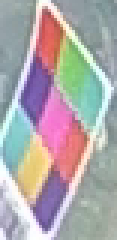
//> input picture data/hi1.png, 39 x 80 px (shown 3 times larger)
$ ./main ../data/hi1.png   (built with g++ and OpenCV 4)
//> lines starting //> are read from the running program, lines starting //| are printed output that depends on the picture; after the words box and inside, x2 and y2 are one past the last pixel; in counts of white or black regions, pixels touching at a corner belong together
### include/coverage.hpp
#pragma once
#include "types.hpp"
#include <opencv2/opencv.hpp>

struct CoverageResult {
    double hull_area = 0.0;
    double bbox_area = 0.0;
    double image_area = 0.0;
    double ratio_bbox = 0.0; // hull / bbox (Internal verification )
    double ratio = 0.0; // hull / image (the output)
    std::vector<cv::Point2f> hull;
};

// Builds convex hull from grid rect corners and computes coverage ratios.
// img_size inorder to compute hull/image.
CoverageResult compute_coverage_from_grid(const Patch grid[3][3], const cv::Size& img_size);

### include/grid_detector.hpp
#pragma once
#include "types.hpp"
#include <opencv2/opencv.hpp>

struct GridParams {
    float cvx_thresh = 0.55f;
    float cvy_thresh = 0.65f;
    float coverage_thresh  = 0.45f;
    float coverage_fallback= 0.55f;
    float coverage_soft    = 0.50f;
    bool  debug = false;
};

// Runs PCA, row/col KMeans, greedy assignment, spacing checks.
// Fills GridDetection and returns FailureReason (or NONE).
FailureReason detect_grid_and_spacing(
    const std::vector<Patch>& patches,
    GridDetection& out,
    const GridParams& params);

### include/color_segmentation.hpp
#pragma once
#include "types.hpp"
#include <vector>
#include <opencv2/opencv.hpp>

struct SegmentationParams {
    double min_area_ratio = 0.0006; // relative to image area
    double max_area_ratio = 0.2;
    bool   debug = false;
};

std::vector<Patch> segment_color_patches(const cv::Mat& bgr, const SegmentationParams& params);

### include/types.hpp
#pragma once
#include <opencv2/opencv.hpp>
#include <string>

struct Patch {
    std::string color;
    cv::Rect    box;
    cv::Point2f center;
    double      area;
    int         id;
};

enum class FailureReason {
    NONE = 0,
    FEW_PATCHES = 1,
    ASSIGN_GRID = 2,
    SPACING = 3,
    SMALL_HULL = 4,
    BAD_BBOX = 5,
    LOW_COVERAGE = 6
};

// [12 lines left out: function fr_to_cstr, not called in this run]

// A light wrapper to return what main needs
struct GridDetection {
    bool ok = false;                // 3×3 assigned?
    Patch grid[3][3];               // final grid
    std::vector<cv::Point2f> rot;   // rotated centers (x',y')
    float cvx = 1e9f, cvy = 1e9f;   // spacing CVs
    bool spacing_ok = false;        // spacing gate
};

### src/coverage.cpp
#include "coverage.hpp"
#include <cfloat>
using namespace cv;

CoverageResult compute_coverage_from_grid(const Patch grid[3][3], const cv::Size& img_size) {
    CoverageResult r;
    std::vector<Point2f> corners; corners.reserve(9 * 4);
    float minx = +FLT_MAX, miny = +FLT_MAX, maxx = -FLT_MAX, maxy = -FLT_MAX;

    for (int i = 0;i < 3;++i) for (int j = 0;j < 3;++j) {
        const Rect& b = grid[i][j].box;
        corners.emplace_back((float)b.x, (float)b.y);
        corners.emplace_back((float)(b.x + b.width), (float)b.y);
        corners.emplace_back((float)(b.x + b.width), (float)(b.y + b.height));
        corners.emplace_back((float)b.x, (float)(b.y + b.height));

        minx = std::min(minx, (float)b.x);
        miny = std::min(miny, (float)b.y);
        maxx = std::max(maxx, (float)(b.x + b.width));
        maxy = std::max(maxy, (float)(b.y + b.height));
    }

    convexHull(corners, r.hull);
    if (r.hull.size() < 3) return r;

    r.hull_area = std::abs(contourArea(r.hull));

    double bbox_w = std::max(0.f, maxx - minx);
    double bbox_h = std::max(0.f, maxy - miny);
    r.bbox_area = (double)bbox_w * (double)bbox_h;

    r.image_area = (double)img_size.width * (double)img_size.height;

    if (r.bbox_area > 0.0) r.ratio_bbox = r.hull_area / r.bbox_area;
    if (r.image_area > 0.0) r.ratio = r.hull_area / r.image_area;

    return r;
}

### src/grid_detector.cpp
#include "grid_detector.hpp"
using namespace cv;
using std::vector;

static void pca_rotate(const std::vector<cv::Point2f>& pts,
                       std::vector<cv::Point2f>& rotated,
                       cv::Point2f& mean,
                       cv::Mat& eigvecs) {
    Mat data((int)pts.size(), 2, CV_32F);
    for (int i=0;i<(int)pts.size();++i){ data.at<float>(i,0)=pts[i].x; data.at<float>(i,1)=pts[i].y; }
    PCA pca(data, Mat(), PCA::DATA_AS_ROW);
    eigvecs = pca.eigenvectors.clone();
    mean = Point2f(pca.mean.at<float>(0,0), pca.mean.at<float>(0,1));
    rotated.resize(pts.size());
    for (int i=0;i<(int)pts.size();++i) {
        Vec2f v(pts[i].x-mean.x, pts[i].y-mean.y);
        Mat vm = (Mat_<float>(1,2) << v[0], v[1]);
        Mat r = vm * eigvecs.t();
        rotated[i] = Point2f(r.at<float>(0,0), r.at<float>(0,1));
    }
}

static float stdev(const std::vector<float>& v){
    if (v.size()<2) return 0.f;
    float m=0.f; for(float x:v) m+=x; m/= (float)v.size();
    float s2=0.f; for(float x:v) s2+=(x-m)*(x-m);
    return std::sqrt(s2/(float)(v.size()-1));
}

FailureReason detect_grid_and_spacing(
    const std::vector<Patch>& patches,
    GridDetection& out,
    const GridParams& params)
{
    if (patches.size() < 3) return FailureReason::FEW_PATCHES;

    // PCA rotate
    std::vector<Point2f> centers; centers.reserve(patches.size());
    for (auto& p: patches) centers.push_back(p.center);
    Point2f meanP; Mat eigvecs;
    pca_rotate(centers, out.rot, meanP, eigvecs);

    // KMeans rows (y')
    Mat sampY((int)patches.size(),1,CV_32F);
    for (int i=0;i<(int)patches.size();++i) sampY.at<float>(i,0)=out.rot[i].y;
    Mat labelsY, centersY;
    kmeans(sampY, 3, labelsY, TermCriteria(TermCriteria::EPS+TermCriteria::MAX_ITER,100,1e-3), 5, KMEANS_PP_CENTERS, centersY);

    struct ClusterInfo{ float cy; int k; };
    std::vector<ClusterInfo> orderY; orderY.reserve(3);
    for (int k=0;k<3;++k) orderY.push_back({ centersY.at<float>(k,0), k });
    std::sort(orderY.begin(), orderY.end(), [](auto&a, auto&b){ return a.cy<b.cy; });
    int label2row[3]; for (int r=0;r<3;++r) label2row[orderY[r].k]=r;

    // KMeans cols (x')
    Mat sampX((int)patches.size(),1,CV_32F);
    for (int i=0;i<(int)patches.size();++i) sampX.at<float>(i,0)=out.rot[i].x;
    Mat labelsX, centersX;
    kmeans(sampX, 3, labelsX, TermCriteria(TermCriteria::EPS+TermCriteria::MAX_ITER,100,1e-3), 5, KMEANS_PP_CENTERS, centersX);

    struct Cx{ float x; int k; };
    std::vector<Cx> orderX; orderX.reserve(3);
    for (int k=0;k<3;++k) orderX.push_back({ centersX.at<float>(k,0), k });
    std::sort(orderX.begin(), orderX.end(), [](auto&a, auto&b){ return a.x<b.x; });
    int label2col[3]; for (int c=0;c<3;++c) label2col[orderX[c].k]=c;

    // Row/Col centers in x',y'
    float rowCenterY[3], colCenterX[3];
    std::vector<std::vector<int>> byRow(3), byCol(3);
    for (int idx=0; idx<(int)patches.size(); ++idx) {
        int r = label2row[labelsY.at<int>(idx,0)];
        int c = label2col[labelsX.at<int>(idx,0)];
        byRow[r].push_back(idx);
        byCol[c].push_back(idx);
    }
    for (int r=0;r<3;++r){
        if (byRow[r].empty()) rowCenterY[r] = centersY.at<float>(orderY[r].k,0);
        else {
            float s=0.f; for(int idx:byRow[r]) s += out.rot[idx].y;
            rowCenterY[r]= s/(float)byRow[r].size();
        }
    }
    for (int c=0;c<3;++c){
        if (byCol[c].empty()) colCenterX[c] = centersX.at<float>(orderX[c].k,0);
        else {
            float s=0.f; for(int idx:byCol[c]) s += out.rot[idx].x;
            colCenterX[c]= s/(float)byCol[c].size();
        }
    }

    // Greedy assignment to 9 intersections
    struct Cand { int r,c,idx; float d; };
    std::vector<Cand> cands; cands.reserve(patches.size()*9);
    for (int r=0;r<3;++r) for(int c=0;c<3;++c){
        for (int idx=0; idx<(int)patches.size(); ++idx){
            int rr = label2row[labelsY.at<int>(idx,0)];
            int cc = label2col[labelsX.at<int>(idx,0)];
            float bonus = (rr==r) + (cc==c);
            float dx = out.rot[idx].x - colCenterX[c];
            float dy = out.rot[idx].y - rowCenterY[r];
            float d = std::abs(dx) + std::abs(dy);
            d /= (1.0f + 0.25f*bonus);
            cands.push_back({r,c,idx,d});
        }
    }
    std::sort(cands.begin(), cands.end(), [](auto&a, auto&b){ return a.d<b.d; });

    bool cell_used[3][3] = {{0}};
    std::vector<char> patch_used(patches.size(), 0);
    int assigned = 0;
    for (const auto& c : cands) {
        if (cell_used[c.r][c.c]) continue;
        if (patch_used[c.idx]) continue;
        out.grid[c.r][c.c] = patches[c.idx];
        cell_used[c.r][c.c] = true;
        patch_used[c.idx] = 1;
        if (++assigned==9) break;
    }
    if (assigned != 9) return FailureReason::ASSIGN_GRID;

    // Spacing check on rotated coords
    auto sort_row_by_xp = [&](int r){
        std::array<Patch,3> row = { out.grid[r][0], out.grid[r][1], out.grid[r][2] };
        std::sort(row.begin(), row.end(), [&](const Patch&a,const Patch&b){ return out.rot[a.id].x < out.rot[b.id].x; });
        return row;
    };
    auto sort_col_by_yp = [&](int c){
        std::array<Patch,3> col = { out.grid[0][c], out.grid[1][c], out.grid[2][c] };
        std::sort(col.begin(), col.end(), [&](const Patch&a,const Patch&b){ return out.rot[a.id].y < out.rot[b.id].y; });
        return col;
    };
    auto mean_vec = [](const std::vector<float>& v){ float s=0.f; for(float x:v) s+=x; return v.empty()?0.f:s/(float)v.size(); };

    bool grid_failed=false;
    std::vector<float> dx_norm, dy_norm;
    for (int r=0;r<3;++r){
        auto row = sort_row_by_xp(r);
        float x1=out.rot[row[0].id].x, x2=out.rot[row[1].id].x, x3=out.rot[row[2].id].x;
        float d1=x2-x1, d2=x3-x2; if (d1<=0 || d2<=0) { grid_failed=true; break; }
        float m=0.5f*(d1+d2); if (m<=0) { grid_failed=true; break; }
        dx_norm.push_back(d1/m); dx_norm.push_back(d2/m);
    }
    if (!grid_failed){
        for (int c=0;c<3;++c){
            auto col = sort_col_by_yp(c);
            float y1=out.rot[col[0].id].y, y2=out.rot[col[1].id].y, y3=out.rot[col[2].id].y;
            float d1=y2-y1, d2=y3-y2; if (d1<=0 || d2<=0) { grid_failed=true; break; }
            float m=0.5f*(d1+d2); if (m<=0) { grid_failed=true; break; }
            dy_norm.push_back(d1/m); dy_norm.push_back(d2/m);
        }
    }
    if (grid_failed || dx_norm.size()!=6 || dy_norm.size()!=6) return FailureReason::SPACING;

    float meanDxN=mean_vec(dx_norm), meanDyN=mean_vec(dy_norm);
    if (meanDxN<=0 || meanDyN<=0) return FailureReason::SPACING;

    float sdDxN=stdev(dx_norm), sdDyN=stdev(dy_norm);
    out.cvx = sdDxN/meanDxN;
    out.cvy = sdDyN/meanDyN;

    out.spacing_ok = (out.cvx <= params.cvx_thresh && out.cvy <= params.cvy_thresh);
    return FailureReason::NONE;
}

### src/color_segmentation.cpp
#include "color_segmentation.hpp"
using namespace cv;
using std::vector; using std::string;

static Mat inRangeHSV(const Mat& hsv, Scalar low, Scalar high) {
    Mat mask; inRange(hsv, low, high, mask); return mask;
}
static void cleanMask(Mat& mask) {
    Mat k = getStructuringElement(MORPH_ELLIPSE, {3,3});
    morphologyEx(mask, mask, MORPH_OPEN, k);
    morphologyEx(mask, mask, MORPH_CLOSE, k);
}

std::vector<Patch> segment_color_patches(const cv::Mat& bgr, const SegmentationParams& params) {
    CV_Assert(!bgr.empty());
    Mat hsv; cvtColor(bgr, hsv, COLOR_BGR2HSV);
    GaussianBlur(hsv, hsv, Size(3,3), 0);

    Mat red1 = inRangeHSV(hsv, { 0,   80, 60 }, { 10, 255, 255 });
    Mat red2 = inRangeHSV(hsv, {170,  80, 60 }, {180, 255, 255 });
    Mat red; bitwise_or(red1, red2, red);
    Mat green   = inRangeHSV(hsv, { 35, 60, 60 }, { 85, 255, 255 });
    Mat blue    = inRangeHSV(hsv, { 90, 60, 60 }, {130, 255, 255 });
    Mat yellow  = inRangeHSV(hsv, { 20, 60, 60 }, { 35, 255, 255 });
    Mat cyan    = inRangeHSV(hsv, { 80, 60, 60 }, { 95, 255, 255 });
    Mat magenta = inRangeHSV(hsv, {140, 60, 60 }, {170, 255, 255 });

    for (Mat* m : { &red,&green,&blue,&yellow,&cyan,&magenta }) cleanMask(*m);

    vector<Patch> patches;
    const double img_area = (double)bgr.cols * (double)bgr.rows;
    const double min_area = params.min_area_ratio * img_area;
    const double max_area = params.max_area_ratio * img_area;

    vector<std::pair<string,Mat>> masks = {
        {"red", red}, {"green",green}, {"blue",blue},
        {"yellow",yellow},{"cyan",cyan},{"magenta",magenta}
    };

    int next_id = 0;
    for (auto& lm : masks) {
        const string& label = lm.first;
        Mat mask = lm.second.clone();
        vector<vector<Point>> contours; vector<Vec4i> hier;
        findContours(mask, contours, hier, RETR_EXTERNAL, CHAIN_APPROX_SIMPLE);
        for (const auto& cnt : contours) {
            double a = contourArea(cnt); if (a < min_area || a > max_area) continue;
            Rect box = boundingRect(cnt);
            Moments m = moments(cnt); if (m.m00 <= 0) continue;
            Point2f center((float)(m.m10/m.m00), (float)(m.m01/m.m00));
            patches.push_back(Patch{label, box, center, a, next_id++});
        }
    }
    return patches;
}

### src/main.cpp
// main.cpp
#include "types.hpp"
#include "color_segmentation.hpp"
#include "grid_detector.hpp"
#include "coverage.hpp"

#include <opencv2/opencv.hpp>
#include <filesystem>
#include <chrono>
#include <iostream>
#include <cmath>

using clk = std::chrono::high_resolution_clock;

static void emit_marker_result(const std::string& name, bool ok, FailureReason fr, bool debug_mode) {
    if (debug_mode) {
        if (ok)  std::cout << "marker_found " << name << "\n";
        else     std::cout << "marker_not_found " << name << " " << fr_to_cstr(fr) << "\n";
    }
    else {
        // In non-debug we print only the required "<image> <percent>%"
        // (on failure we will print "<image> 0%")
        (void)fr; (void)ok; // no-op
    }
}

int main(int argc, char** argv) {
    if (argc < 2) {
        std::cout << "the program needs pictures names as arguments\n";
        return 1;
    }

    bool debug_mode = false;
    std::vector<std::string> images;
    for (int i = 1; i < argc; ++i) {
        std::string a = argv[i];
        if (a == "--debug") { debug_mode = true; continue; }
        if (std::filesystem::exists(a)) images.push_back(a);
        else std::cerr << a << " is not a valid picture path\n";
    }
    if (images.empty()) return 1;

    int pass_count = 0, fail_count = 0;
    bool any_fail = false;

    SegmentationParams segp; segp.debug = debug_mode;
    GridParams gp; gp.debug = debug_mode;
    // thresholds as in your tuned logic
    gp.coverage_thresh = 0.45f; // must-have
    gp.coverage_fallback = 0.55f; // accept even if spacing failed
    gp.coverage_soft = 0.50f; // soft acceptance if cv within near-range

    for (const auto& path : images) {
        auto t0 = clk::now();

        cv::Mat img = cv::imread(path, cv::IMREAD_COLOR);
//> img is the input picture: 80 rows x 39 cols, CV_8UC3; mean B, G, R 170.5, 168.1, 174.2
        if (img.empty()) {
            emit_marker_result(path, false, FailureReason::FEW_PATCHES, debug_mode);
            if (!debug_mode) std::cout << path << " 0%\n";
            ++fail_count; any_fail = true;
            continue;
        }

        // 1) Color segmentation -> candidate patches
        auto patches = segment_color_patches(img, segp);
//> in inRangeHSV, `inRange(hsv, low, high, mask)`:
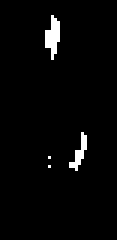
//> mask: 80 rows x 39 cols, CV_8UC1 (shown 3 times larger); 2.5% white; 4 white regions (2 under 20 px), largest, box (x1, y1, x2, y2) and area: (15, 5, 20, 20) 46, (23, 44, 29, 57) 30
//> in segment_color_patches, `bitwise_or(red1, red2, red)`:
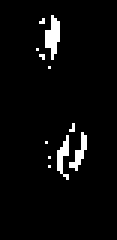
//> red: 80 rows x 39 cols, CV_8UC1 (shown 3 times larger); 3.9% white in thin lines or dots, all inside (x1, y1, x2, y2) = (12, 5, 29, 60)
//> call 3 of inRangeHSV, with low = Scalar(35, 60, 60), high = Scalar(85, 255, 255)
//> in inRangeHSV (call 3), `inRange(hsv, low, high, mask)`:
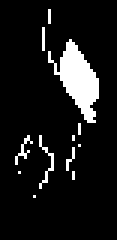
//> mask: 80 rows x 39 cols, CV_8UC1 (shown 3 times larger); 9.4% white; 12 white regions (10 under 20 px), largest, box (x1, y1, x2, y2) and area: (16, 13, 33, 41) 221, (13, 45, 18, 63) 22
//> call 4 of inRangeHSV, with low = Scalar(90, 60, 60), high = Scalar(130, 255, 255)
//> in inRangeHSV (call 4), `inRange(hsv, low, high, mask)`:
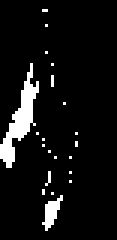
//> mask: 80 rows x 39 cols, CV_8UC1 (shown 3 times larger); 7.1% white; 21 white regions (19 under 20 px), largest, box (x1, y1, x2, y2) and area: (0, 21, 13, 56) 153, (14, 65, 21, 77) 39
//> in inRangeHSV (call 5), `inRange(hsv, low, high, mask)`:
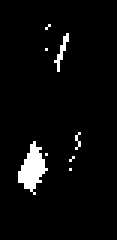
//> mask: 80 rows x 39 cols, CV_8UC1 (shown 3 times larger); 4% white; 8 white regions (6 under 20 px), largest, box (x1, y1, x2, y2) and area: (6, 47, 16, 65) 93, (18, 11, 23, 24) 20
//> in inRangeHSV (call 6), `inRange(hsv, low, high, mask)`:
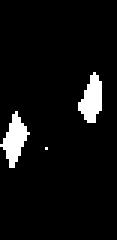
//> mask: 80 rows x 39 cols, CV_8UC1 (shown 3 times larger); 5.7% white; 3 white regions (1 under 20 px), largest, box (x1, y1, x2, y2) and area: (0, 37, 10, 56) 91, (26, 24, 34, 41) 87
//> in inRangeHSV (call 7), `inRange(hsv, low, high, mask)`:
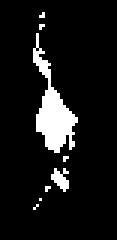
//> mask: 80 rows x 39 cols, CV_8UC1 (shown 3 times larger); 8.8% white; 8 white regions (6 under 20 px), largest, box (x1, y1, x2, y2) and area: (11, 11, 26, 51) 230, (17, 56, 23, 64) 28
//> the loop in segment_color_patches, `for (Mat* m : { &red,&green,&blue,&yellow,&cyan,&magenta }) cleanMask(..` made 6 passes
//> (the rest of the program and of its run is left out)
